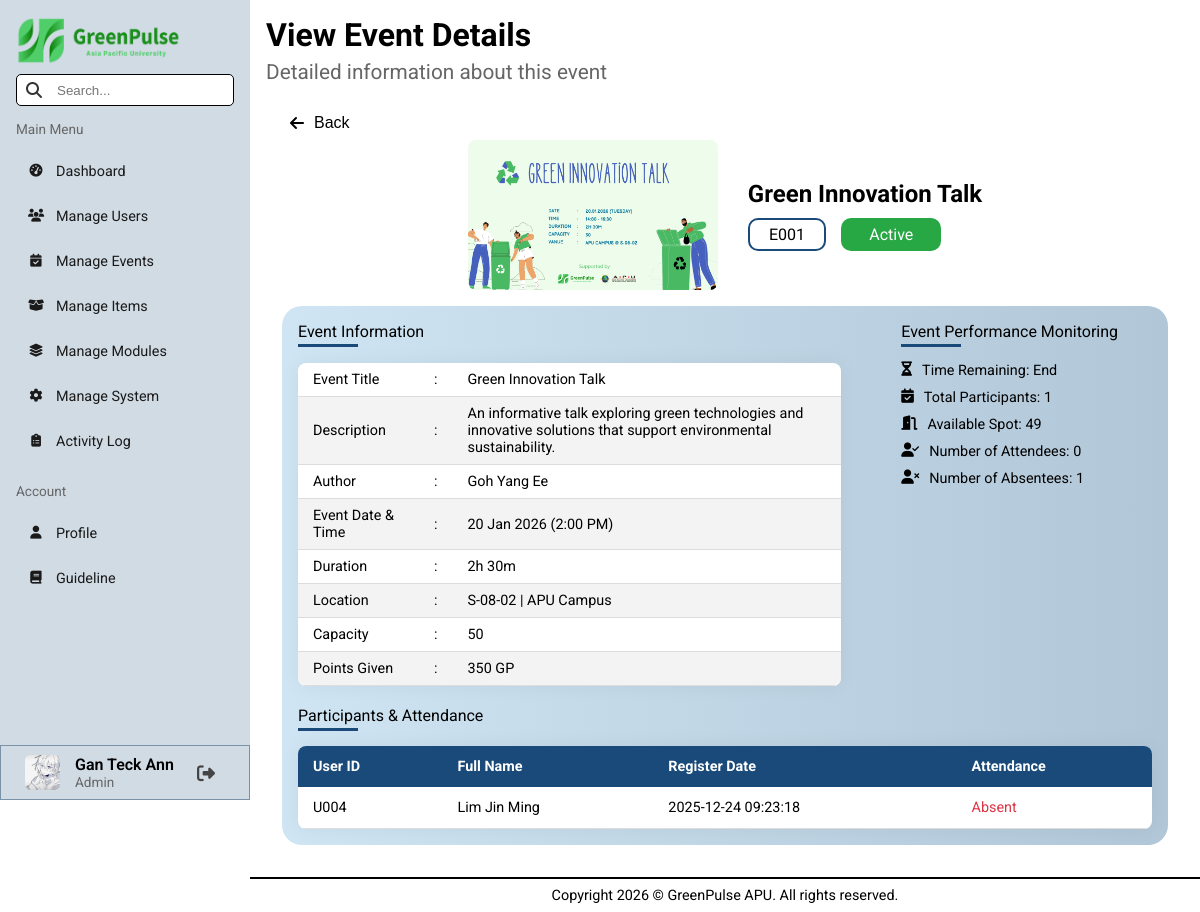
The page /pages/admin/viewEventDetails.php?id=E001 (signed in) on the database as committed earlier.
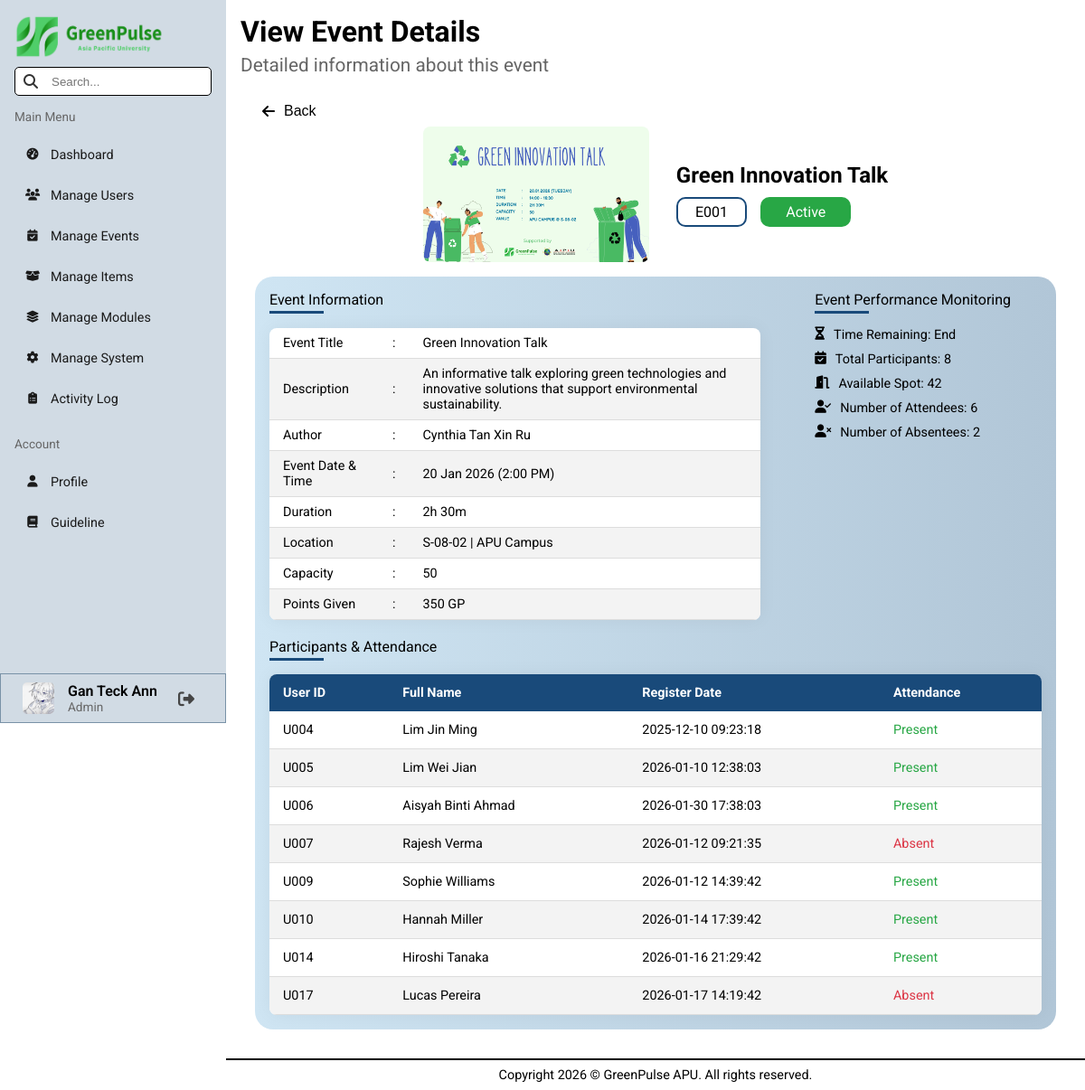
The same page on the database as committed later.
### tables this page shows
CREATE TABLE `events` (
  `event_id` varchar(8) NOT NULL,
  `user_id` varchar(8) NOT NULL,
  `event_title` varchar(100) NOT NULL,
  `event_poster` varchar(255) NOT NULL,
  `event_description` varchar(255) NOT NULL,
  `event_datetime` datetime NOT NULL,
  `duration` varchar(50) NOT NULL,
  `location` varchar(255) NOT NULL,
  `capacity` int(11) NOT NULL,
  `points_given` int(11) NOT NULL,
  `posted_date` date NOT NULL,
  `event_status` varchar(50) NOT NULL DEFAULT 'Active'
);

CREATE TABLE `users` (
  `user_id` varchar(8) NOT NULL,
  `name` varchar(100) NOT NULL,
  `nationality` varchar(50) NOT NULL,
  `gender` char(1) NOT NULL,
  `date_of_birth` date NOT NULL,
  `contact_number` varchar(12) NOT NULL,
  `education_email` varchar(50) NOT NULL,
  `course_name` varchar(255) NOT NULL,
  `registration_date` date NOT NULL,
  `password` varchar(255) NOT NULL,
  `safety_question_1` varchar(150) DEFAULT NULL,
  `answer_1` varchar(150) DEFAULT NULL,
  `safety_question_2` varchar(150) DEFAULT NULL,
  `answer_2` varchar(150) DEFAULT NULL,
  `green_points` int(11) DEFAULT NULL,
  `total_earned` int(11) DEFAULT NULL,
  `avatar` varchar(255) DEFAULT NULL,
  `role` varchar(50) NOT NULL,
  `last_login` datetime DEFAULT NULL,
  `account_status` varchar(50) NOT NULL DEFAULT 'Active'
);

CREATE TABLE `attendance` (
  `event_id` varchar(8) NOT NULL,
  `user_id` varchar(8) NOT NULL,
  `event_register_datetime` datetime NOT NULL,
  `attendance_status` varchar(50) NOT NULL DEFAULT 'Absent'
);

### backend/utility.php (called while the page is built, shortened)
<?php
    function statusColor($status) {
        if ($status === "Active" || $status === "Complete" || $status === "Present") {
            return "#28a745";
        }
        elseif ($status === "Inactive" || $status === "Pending" || $status === "Absent") {
            return "#dc3545";
        }
    }
    function reformat_dateTime($dateTime) {
        return date("d M Y (g:i A)", strtotime($dateTime));
    }
    function getUserName($conn, $user_id) {
        $sql = "SELECT name FROM users WHERE user_id = '$user_id'";
        $result = mysqli_query($conn, $sql);
        if (mysqli_num_rows($result) > 0) {
            $row = mysqli_fetch_assoc($result);
            return $row["name"];
        }
        return "User Not Found";
    }
    function timeRemaining($conn, $eventID) {
        $sql = "SELECT event_datetime, duration FROM events WHERE event_id = '$eventID'";
        $result = mysqli_query($conn, $sql);
        $row = mysqli_fetch_assoc($result);
        $startTime = $row["event_datetime"];
        $duration = $row["duration"];
        $now = time();
        $start = strtotime($startTime);
        $filter = str_replace(['h', 'm'], '', $duration);
        $parts = explode(' ', trim($filter));
        $durationHours = isset($parts[0]) ? (int)$parts[0] : 0;
        $durationMinutes = isset($parts[1]) ? (int)$parts[1] : 0;
        $end = $start + ($durationHours * 3600) + ($durationMinutes * 60);
        if ($now < $start) {
            $remaining = $start - $now;
            $days = floor($remaining / 86400);
            $hoursRemain = floor(($remaining % 86400) / 3600);
            return $days . " days " . $hoursRemain . " hours remaining";
        }
        elseif ($now <= $end) {
            return "In progress";
        }
        else {
            return "End";
        }
    }
?>

### pages/admin/viewEventDetails.php (the view, shortened to what the changed rows need)
<?php
    include("../../conn.php");
    include("../../backend/utility.php");
    $data = array();
    $allParticipantsInfo = array();
    $author = "";
    $formatted_dateTime = "";
    $statusColor = "";
    $remaining = "";
    $totalParticipants = "";
    $availableSpot = "";
    $totalAttendees = "";
    $totalAbsentees = "";
    if(isset($_GET["id"])) {
        $id = $_GET["id"];
        $sql = "SELECT * FROM events WHERE event_id = '$id'";
        $result = mysqli_query($conn, $sql);
        $data = mysqli_fetch_assoc($result);
        $author = getUserName($conn, $data["user_id"]);
        $formatted_dateTime = reformat_dateTime($data["event_datetime"]);
        $statusColor = statusColor($data["event_status"]);
        $remaining = timeRemaining($conn, $id);
        $sql_participants = "SELECT COUNT(*) AS totalParticipants,
                             SUM(attendance_status = 'Present') AS totalPresent,
                             SUM(attendance_status = 'Absent') AS totalAbsent
                             FROM attendance WHERE event_id = '$id'";
        $result_participants = mysqli_query($conn, $sql_participants);
        $data_participants = mysqli_fetch_assoc($result_participants);
        $totalParticipants = $data_participants["totalParticipants"];
        $totalAttendees = $data_participants["totalPresent"];
        $totalAbsentees = $data_participants["totalAbsent"];
        $availableSpot = (int)$data["capacity"] - (int)$totalParticipants;
        $sql_allParticipants = "SELECT U.*, A.event_register_datetime, A.attendance_status FROM attendance A
                                INNER JOIN users U ON A.user_id = U.user_id
                                WHERE A.event_id = '$id'";
        $result_allParticipants = mysqli_query($conn, $sql_allParticipants);
        if (mysqli_num_rows($result_allParticipants) > 0){
            while ($row = mysqli_fetch_assoc($result_allParticipants)) {
                $allParticipantsInfo[] = $row;
            }
        }
    }
    else {
        echo "<script>
                alert('Invalid Access');
                window.location.href = 'manageEvents.php';
              </script>";
    }
?>
<!DOCTYPE html>
<html lang="en">
    <head>
        <link rel="stylesheet" href="../../styles/admin.css">
        <?php include("library.php") ?>
    </head>
    <body>
        <main class="search-area">
            <h1>View Event Details</h1>
            <h2 class="page-subTitle">Detailed information about this event</h2>
            <div class="flex-container viewDetails">
                <div class="viewDetails-header event-header">
                    <img src="../../<?php echo $data['event_poster'] ?>" alt="event poster" width="250px" height="150px">
                    <div class="viewDetails-title mobile-viewDetails-title">
                        <h2><?php echo $data["event_title"] ?></h2>
                        <div class="row mobile-row">
                            <p><?php echo $data["event_id"] ?></p>
                            <div class="status status-width" style="background-color: <?php echo $statusColor; ?>">
                                <?php echo $data["event_status"] ?>
                            </div>
                        </div>
                    </div>
                </div>
                <div class="viewDetails-content viewDetails-container">
                    <div class="viewDetails-contentss">
                        <div class="info-box1">
                            <div class="info-content">
                                <table>
                                    <tr>
                                        <td>Event Title</td>
                                        <td>:</td>
                                        <td><?php echo $data["event_title"] ?></td>
                                    </tr>
                                    <tr>
                                        <td>Description</td>
                                        <td>:</td>
                                        <td><?php echo $data["event_description"] ?></td>
                                    </tr>
                                    <tr>
                                        <td>Author</td>
                                        <td>:</td>
                                        <td><?php echo $author ?></td>
                                    </tr>
                                    <tr>
                                        <td>Event Date & Time</td>
                                        <td>:</td>
                                        <td><?php echo $formatted_dateTime ?></td>
                                    </tr>
                                    <tr>
                                        <td>Duration</td>
                                        <td>:</td>
                                        <td><?php echo $data["duration"] ?></td>
                                    </tr>
                                    <tr>
                                        <td>Location</td>
                                        <td>:</td>
                                        <td><?php echo $data["location"] ?></td>
                                    </tr>
                                    <tr>
                                        <td>Capacity</td>
                                        <td>:</td>
                                        <td><?php echo $data["capacity"] ?></td>
                                    </tr>
                                    <tr>
                                        <td>Points Given</td>
                                        <td>:</td>
                                        <td><?php echo $data["points_given"] ?> GP</td>
                                    </tr>
                                </table>
                            </div>
                        </div>
                        <div class="info-box2 event-info-box2">
                            <div class="tracking-box1 event-tracking">
                                <div class="info-content">
                                    <div class="icon-text">
                                        <i class="fa-solid fa-hourglass-half"></i>
                                        <p>Time Remaining: <?php echo $remaining ?></p>
                                    </div>
                                    <div class="icon-text">
                                        <i class="fa-solid fa-calendar-check"></i>
                                        <p>Total Participants: <?php echo $totalParticipants ?></p>
                                    </div>
                                    <div class="icon-text">
                                        <i class="fa-solid fa-door-open"></i>
                                        <p>Available Spot: <?php echo $availableSpot ?></p>
                                    </div>
                                    <div class="icon-text">
                                        <i class="fa-solid fa-user-check"></i>
                                        <p>Number of Attendees: <?php echo $totalAttendees ?></p>
                                    </div>
                                    <div class="icon-text">
                                        <i class="fa-solid fa-user-xmark"></i>
                                        <p>Number of Absentees: <?php echo $totalAbsentees ?></p>
                                    </div>
                                </div>
                            </div>
                        </div>
                    </div>
                    <div class="viewDetails-table">
                        <table class="viewDetails-tableContent">
                            <thead>
                                <tr>
                                    <th>User ID</th>
                                    <th>Full Name</th>
                                    <th>Register Date</th>
                                    <th>Attendance</th>
                                </tr>
                            </thead>
                            <tbody>
                                <?php
                                    foreach ($allParticipantsInfo as $row):
                                        $color = statusColor($row["attendance_status"]);
                                        echo '<tr>
                                                <td>' . $row['user_id'] . '</td>
                                                <td>' . $row['name'] . '</td>
                                                <td>' . $row['event_register_datetime'] . '</td>
                                                <td style="color: '. $color .'">' . $row['attendance_status'] . '</td>
                                              </tr>';
                                    endforeach
                                ?>
                            </tbody>
                        </table>
                    </div>
                </div>
            </div>
        </main>
    </body>
</html>

Rows that differ between the two databases and show on the page:
changed events "Green Innovation Talk": user.name "Goh Yang Ee" → "Cynthia Tan Xin Ru"
changed attendance "Lim Jin Ming": event_register_datetime "2025-12-24 09:23:18" → "2025-12-10 09:23:18"; attendance_status "Absent" → "Present"
added attendance: user.user_id "U005", user.name "Lim Wei Jian", event_register_datetime "2026-01-10 12:38:03", attendance_status "Present"
added attendance: user.user_id "U006", user.name "Aisyah Binti Ahmad", event_register_datetime "2026-01-30 17:38:03", attendance_status "Present"
added attendance: user.user_id "U007", user.name "Rajesh Verma", event_register_datetime "2026-01-12 09:21:35", attendance_status "Absent"
added attendance: user.user_id "U009", user.name "Sophie Williams", event_register_datetime "2026-01-12 14:39:42", attendance_status "Present"
added attendance: user.user_id "U010", user.name "Hannah Miller", event_register_datetime "2026-01-14 17:39:42", attendance_status "Present"
added attendance: user.user_id "U014", user.name "Hiroshi Tanaka", event_register_datetime "2026-01-16 21:29:42", attendance_status "Present"
added attendance: user.user_id "U017", user.name "Lucas Pereira", event_register_datetime "2026-01-17 14:19:42", attendance_status "Absent"
Other text that changed with them:
$totalParticipants: "1" → "8"
$availableSpot: "49" → "42"
$totalAttendees: "0" → "6"
$totalAbsentees: "1" → "2"
